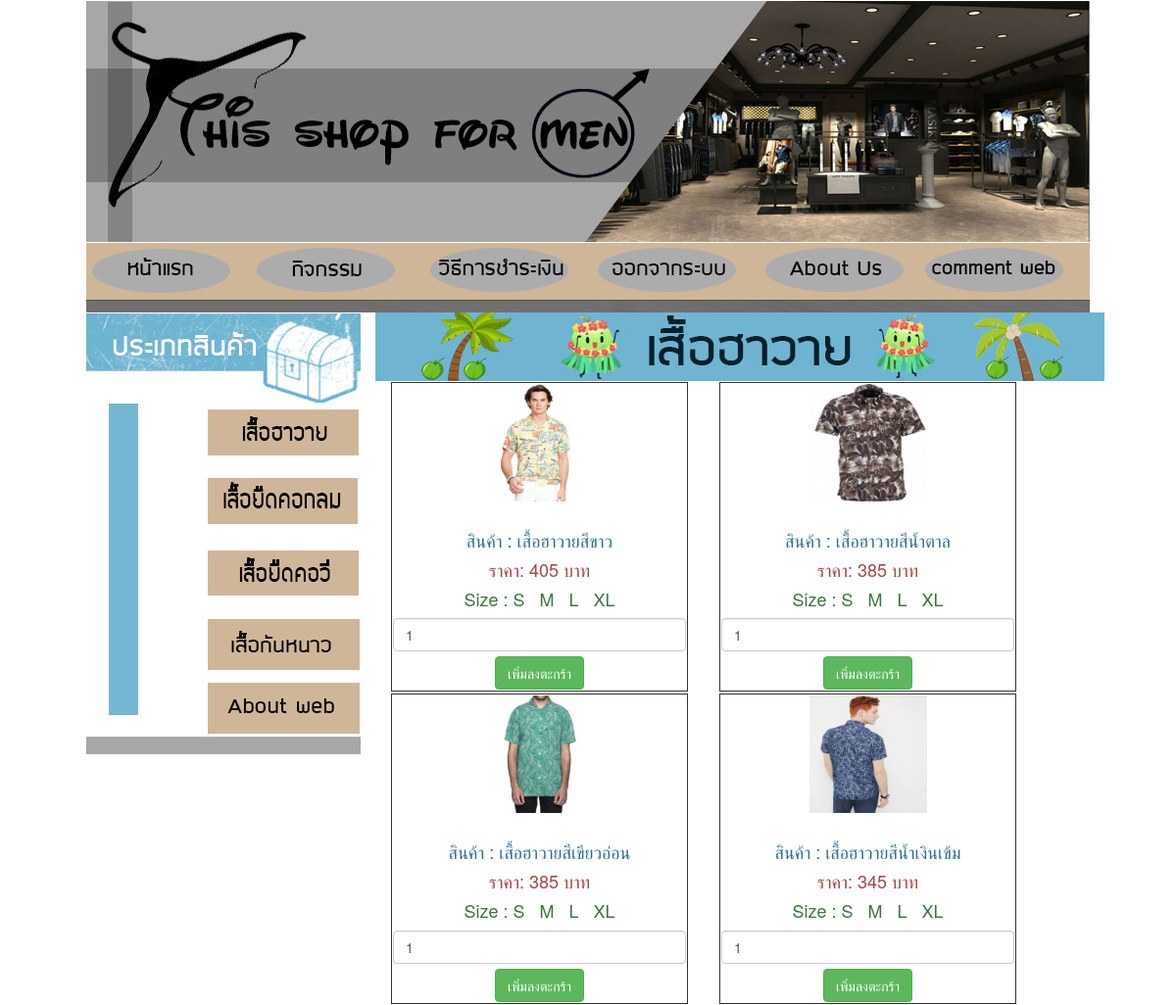
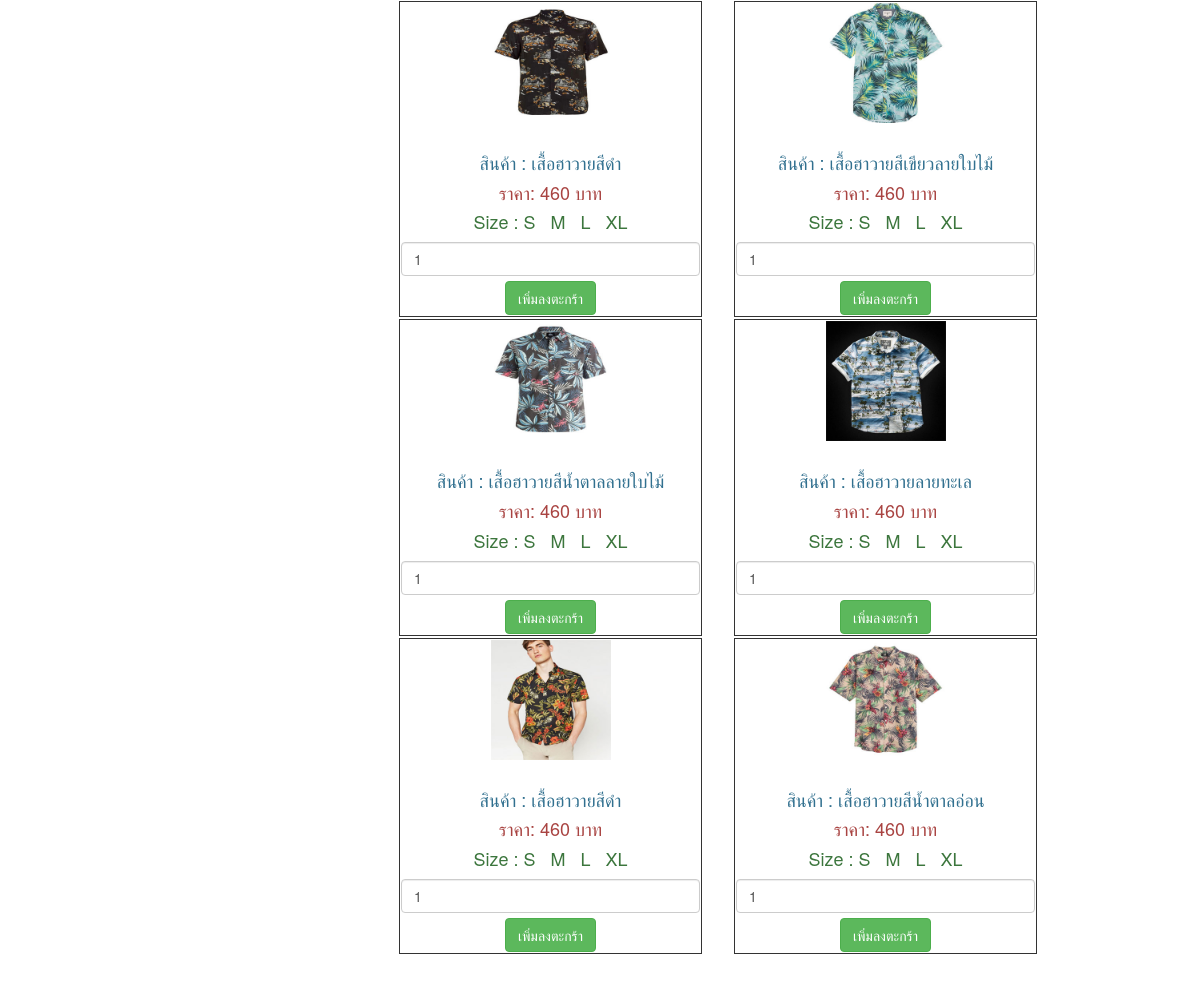
Screenshot of /In_men7.php with the database file from the repository (2 pictures, top to bottom).
### tables this page shows
CREATE TABLE `product` (
  `id` int(4) NOT NULL,
  `prd_img` varchar(50) NOT NULL,
  `prd_name` varchar(50) NOT NULL,
  `prd_price` varchar(5) NOT NULL,
  `prd_status` int(4) NOT NULL,
  `prd_detail` varchar(100) NOT NULL
);

### In_men7.php (the view, shortened to what this page needs)
<!DOCTYPE html PUBLIC "-//W3C//DTD XHTML 1.0 Transitional//EN" "http://www.w3.org/TR/xhtml1/DTD/xhtml1-transitional.dtd">
<html xmlns="http://www.w3.org/1999/xhtml">
<?php
$con = mysqli_connect("localhost","jnshopfo_root","12345678","jnshopfo_men");
mysqli_set_charset($con,"utf8");
?>
<head>
<link rel="stylesheet" href="https://maxcdn.bootstrapcdn.com/bootstrap/3.3.7/css/bootstrap.min.css">
</head>
<body>
<table width="700" align="center">
  <tr>
    <td height="248"><img src="images/menshop_01.jpg" width="1024" height="246" /></td>
  </tr>
</table>
<table width="901" border="0" align="center" cellpadding="0" cellspacing="0">
  <tr>
    <td width="153"><a href="Aing.php"><img src="images/menshop_02.jpg" width="153" height="58" /></a></td>
    <td width="188"><a href="gig.php"><img src="images/menshop_03.jpg" width="188" height="58" /></a></td>
    <td width="174"><a href="vitee.php"><img src="images/menshop_04.jpg" width="174" height="58" /></a></td>
    <td width="176"><a href="Login.php"><img src="images/menshop_055.jpg" width="176" height="58" /></a></td>
    <td width="145"><a href="titto2.php"><img src="images/menshop_06.jpg" width="165" height="58" /></a></td>
    <td width="65"><a href="tepug - Copy (3).php"><img src="images/menshop_07.jpg" width="168" height="58" /></a></td>
  </tr>
</table>
<table width="700" border="0" align="center" cellpadding="0" cellspacing="0">
  <tr>
    <td><img src="images/menshop_08.jpg" width="1024" height="13" /></td>
  </tr>
</table>
<table width="1024" border="0" align="center" cellpadding="0" cellspacing="0">
  <tr>
    <td width="280" height="470" valign="top"><table width="100" border="0" cellspacing="0" cellpadding="0">
      <tr>
        <td><img src="images/menshop_09.jpg" width="280" height="93" /></td>
      </tr>
      <tr>
        <td><a href="In_men7.php"><img src="images/menshop_12.jpg" width="280" height="61" /></a></td>
      </tr>
      <tr>
        <td><a href="seoy.php"><img src="images/menshop_13.jpg" width="280" height="72" /></a></td>
      </tr>
      <tr>
        <td><a href="kov.php"><img src="images/menshop_14.jpg" width="279" height="73" /></a></td>
      </tr>
      <tr>
        <td><a href="gun.php"><img src="images/menshop_16.jpg" width="279" height="74" /></a></td>
      </tr>
      <tr>
        <td><a href="Aboutweb.php"><img src="images/menshop_17.jpg" width="280" height="78" /></a></td>
      </tr>
    </table>      &nbsp; &nbsp;&nbsp; &nbsp;&nbsp; &nbsp;&nbsp; &nbsp;&nbsp; &nbsp;&nbsp; &nbsp;&nbsp; &nbsp;&nbsp; &nbsp;&nbsp; &nbsp;&nbsp; &nbsp;&nbsp; &nbsp;&nbsp; &nbsp;</td>
    <td width="744" valign="top"><table width="700" border="0" cellpadding="0" cellspacing="0">
      <tr>
        <td align="center" valign="top">
<div class="container" style="width:700px;height:700px">
<img src="images/Untitled-2.jpg" width="744" height="70" />
<?php
$result = mysqli_query($con,"select * from product Where prd_status = 1");
while($row=mysqli_fetch_array($result,MYSQLI_ASSOC)){
	?>
    <div class="col-md-6" >
        <form method="post" action="cart2.php?action=add&id=<?php echo $row['id'];?>">
        <div style="border:1px solid #333;background-color:white;border-radius:px;padding:1px;margin:1px">
          <img src="products-img/<?php echo $row['prd_img'];?>" width="120" class="img-responsive" /><br>
          <h4 class="text-info">สินค้า : <?php echo $row['prd_name'];?></h4>
          <h4 class="text-danger">ราคา: <?php echo $row['prd_price'];?> บาท</h4>
          <h4 class="text-success">Size : S   &nbsp; M&nbsp;&nbsp; L   &nbsp; XL</h4>
          <input type="text" name="quantity" class="form-control" value="1"/>
          <input type="submit" name="add_product" style="margin-top:5px;" class="btn btn-success" value="เพิ่มลงตะกร้า" />
        </div>
        </form>
    </div>
    <?php } ?>
        </td>
      </tr>
    </table>
    </td>
  </tr>
</table>
<p>&nbsp;</p>
</body>
</html>

### In_men7.php (style rules this page uses)
body { background-image: url(images/bg.png); }

### rows the page displays
product: prd_img (picture), prd_name "เสื้อฮาวายสีขาว", prd_price "405"
product: prd_img (picture), prd_name "เสื้อฮาวายสีน้ำตาล", prd_price "385"
product: prd_img (picture), prd_name "เสื้อฮาวายสีเขียวอ่อน", prd_price "385"
product: prd_img (picture), prd_name "เสื้อฮาวายสีน้ำเงินเข้ม", prd_price "345"
product: prd_img (picture), prd_name "เสื้อฮาวายสีดำ", prd_price "460"
product: prd_img (picture), prd_name "เสื้อฮาวายสีเขียวลายใบไม้", prd_price "460"
product: prd_img (picture), prd_name "เสื้อฮาวายสีน้ำตาลลายใบไม้", prd_price "460"
product: prd_img (picture), prd_name "เสื้อฮาวายลายทะเล", prd_price "460"
product: prd_img (picture), prd_name "เสื้อฮาวายสีดำ", prd_price "460"
product: prd_img (picture), prd_name "เสื้อฮาวายสีน้ำตาลอ่อน", prd_price "460"
